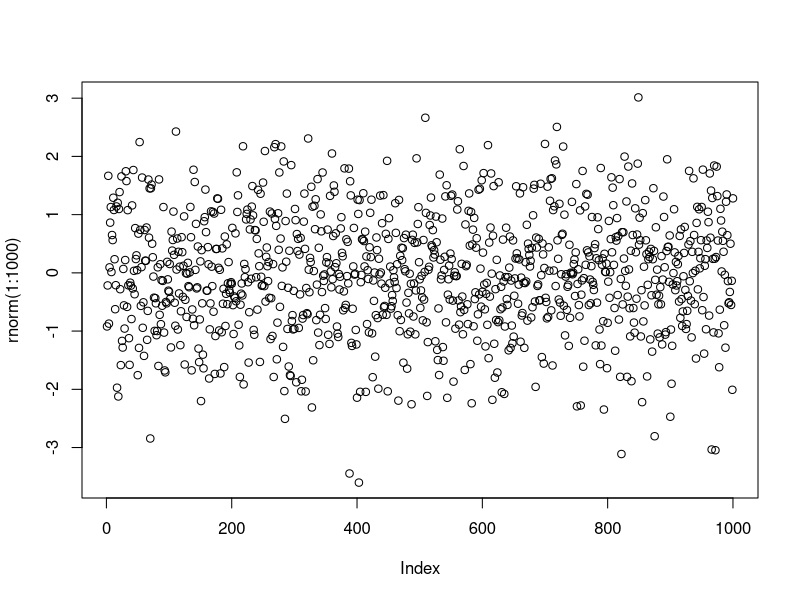

Write R code to recreate this figure.
## ---- chunk 1
knitr::opts_chunk$set(echo = TRUE, eval = TRUE)
## ---- chunk 2
my_name <- "Ginny"
my_name
## ---- chunk 3
plot(rnorm(1:1000))
## ---- chunk 4
library(tidyverse)
## ---- chunk 5
genomics <- read_csv("../data/dna_markers.csv")
glimpse(genomics)
